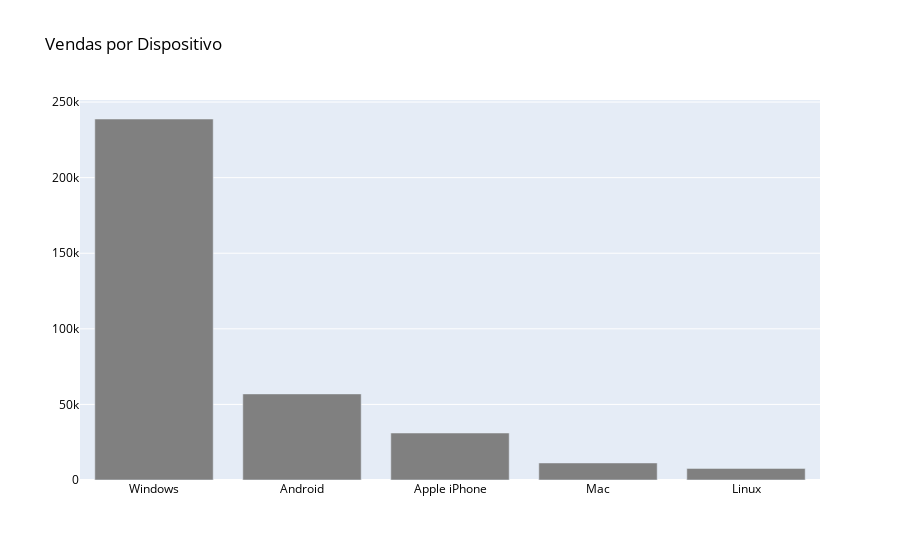

The cell this chart's notebook holds for it:
### Code cell
fig = go.Figure(data=go.Bar(x=df_device['Device'], y=df_device['Vendas'], marker={'color': 'gray'}))
fig.update_layout(font=dict(color='black'), title_text='Vendas por Dispositivo', barmode='group')
fig.show()

### Figure 1 — Plotly figure (JSON) as saved in the notebook; plotly's stock layout.template omitted (floating-point values rounded to 4 significant figures)
{"data": [{"marker": {"color": "gray"}, "type": "bar", "x": ["Windows", "Android", "Apple iPhone", "Mac", "Linux"], "y": [238800, 56941, 31093, 11270, 7661]}], "layout": {"barmode": "group", "font": {"color": "black"}, "title": {"text": "Vendas por Dispositivo"}}}
